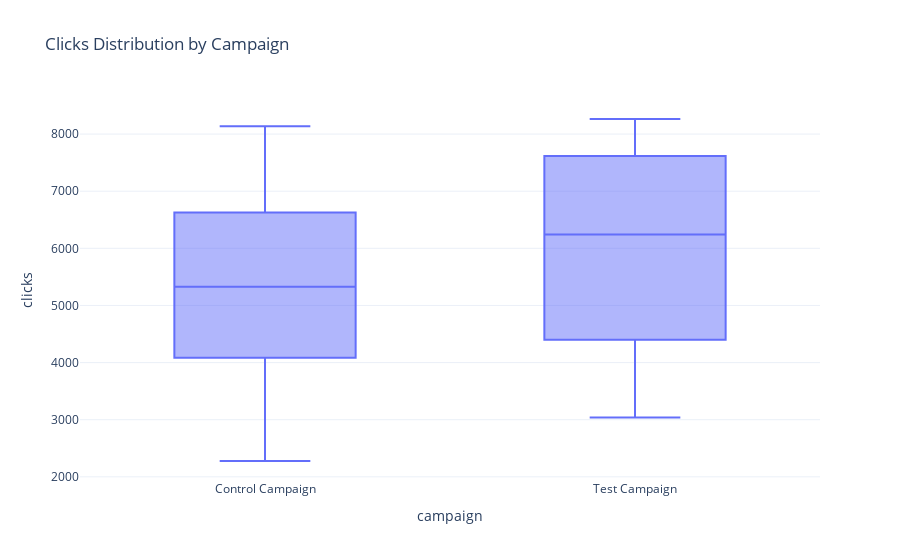
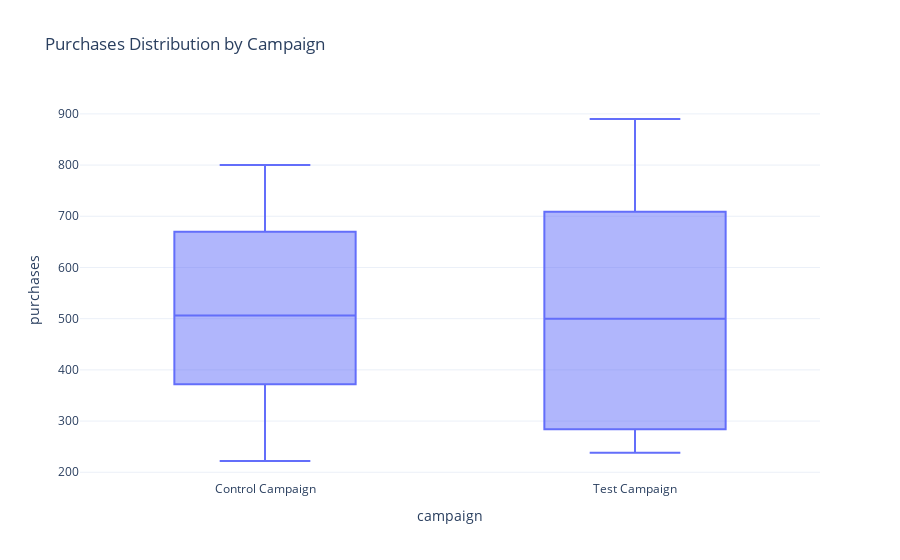

The notebook cell saved with these charts, in order:
### Code cell
px.box(aligned, x="campaign", y="clicks", points="outliers",
       title="Clicks Distribution by Campaign").show()

px.box(aligned, x="campaign", y="purchases", points="outliers",
       title="Purchases Distribution by Campaign").show()

### Figure 1 — Plotly figure (JSON) as saved in the notebook; plotly's stock layout.template omitted (floating-point values rounded to 4 significant figures)
{"data": [{"alignmentgroup": "True", "boxpoints": "outliers", "hovertemplate": "campaign=%{x}<br>clicks=%{y}<extra></extra>", "legendgroup": "", "marker": {"color": "#636efa"}, "name": "", "notched": false, "offsetgroup": "", "orientation": "v", "showlegend": false, "type": "box", "x": ["Control Campaign", "Test Campaign", "Control Campaign", "Test Campaign", "Control Campaign", "Test Campaign", "Control Campaign", "Test Campaign", "Control Campaign", "Test Campaign", "Test Campaign", "Control Campaign", "Test Campaign", "Control Campaign", "Test Campaign", "Control Campaign", "Control Campaign", "Test Campaign", "Test Campaign", "Control Campaign", "Control Campaign", "Test Campaign", "Control Campaign", "Test Campaign", "Control Campaign", "Test Campaign", "Test Campaign", "Control Campaign", "Test Campaign", "Control Campaign", "Test Campaign", "Control Campaign", "Control Campaign", "Test Campaign", "Test Campaign", "Control Campaign", "Test Campaign", "Control Campaign", "Test Campaign", "Control Campaign", "Test Campaign", "Control Campaign", "Test Campaign", "Control Campaign", "Test Campaign", "Control Campaign", "Test Campaign", "Control Campaign", "Control Campaign", "Test Campaign", "Test Campaign", "Control Campaign", "Test Campaign", "Control Campaign", "Test Campaign", "Control Campaign", "Test Campaign", "Control Campaign", "Control Campaign", "Test Campaign"], "x0": " ", "xaxis": "x", "y": [7016, 3038, 8110, 4657, 6508, 7885, 3065, 4216, 5683, 5863, 7488, 4028, 4221, 2640, 7184, 7260, 6198, 8259, 8125, 2277, 8137, 3750, 2993, 8264, 6554, 7568, 3993, 4521, 4993, 4896, 6800, 5224, 6628, 7910, 6909, 7253, 7617, 3706, 6050, 2578, 5471, 5691, 4431, 6843, 5077, 4410, 7156, 4085, 4234, 3596, 3820, 5435, 6435, 4941, 8144, 6287, 7651, 8127, 4658, 4399], "y0": " ", "yaxis": "y"}], "layout": {"boxmode": "group", "legend": {"tracegroupgap": 0}, "title": {"text": "Clicks Distribution by Campaign"}, "xaxis": {"anchor": "y", "domain": [0, 1], "title": {"text": "campaign"}}, "yaxis": {"anchor": "x", "domain": [0, 1], "title": {"text": "clicks"}}}}

### Figure 2 — Plotly figure (JSON) as saved in the notebook; plotly's stock layout.template omitted (floating-point values rounded to 4 significant figures)
{"data": [{"alignmentgroup": "True", "boxpoints": "outliers", "hovertemplate": "campaign=%{x}<br>purchases=%{y}<extra></extra>", "legendgroup": "", "marker": {"color": "#636efa"}, "name": "", "notched": false, "offsetgroup": "", "orientation": "v", "showlegend": false, "type": "box", "x": ["Control Campaign", "Test Campaign", "Control Campaign", "Test Campaign", "Control Campaign", "Test Campaign", "Control Campaign", "Test Campaign", "Control Campaign", "Test Campaign", "Test Campaign", "Control Campaign", "Test Campaign", "Control Campaign", "Test Campaign", "Control Campaign", "Control Campaign", "Test Campaign", "Test Campaign", "Control Campaign", "Control Campaign", "Test Campaign", "Control Campaign", "Test Campaign", "Control Campaign", "Test Campaign", "Test Campaign", "Control Campaign", "Test Campaign", "Control Campaign", "Test Campaign", "Control Campaign", "Control Campaign", "Test Campaign", "Test Campaign", "Control Campaign", "Test Campaign", "Control Campaign", "Test Campaign", "Control Campaign", "Test Campaign", "Control Campaign", "Test Campaign", "Control Campaign", "Test Campaign", "Control Campaign", "Test Campaign", "Control Campaign", "Control Campaign", "Test Campaign", "Test Campaign", "Control Campaign", "Test Campaign", "Control Campaign", "Test Campaign", "Control Campaign", "Test Campaign", "Control Campaign", "Control Campaign", "Test Campaign"], "x0": " ", "xaxis": "x", "y": [618, 255, 511, 677, 372, 578, 340, 340, 522, 768, 488, 764, 890, 499, 431, 462, 501, 845, 275, 734, 475, 668, 794, 709, 766, 812, 340, 788, 398, 366, 487, 438, 222, 238, 257, 243, 512, 542, 730, 299, 245, 800, 276, 387, 473, 766, 269, 585, 386, 651, 284, 251, 771, 605, 721, 643, 677, 334, 670, 572], "y0": " ", "yaxis": "y"}], "layout": {"boxmode": "group", "legend": {"tracegroupgap": 0}, "title": {"text": "Purchases Distribution by Campaign"}, "xaxis": {"anchor": "y", "domain": [0, 1], "title": {"text": "campaign"}}, "yaxis": {"anchor": "x", "domain": [0, 1], "title": {"text": "purchases"}}}}
